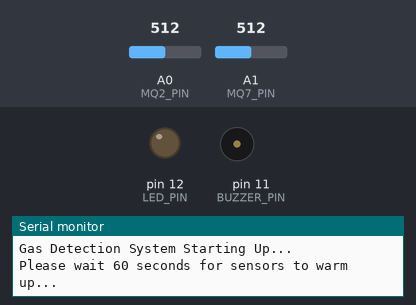
The sketch below on a simulated Arduino Uno, built with avr-gcc and run on an emulated ATmega328P. On the bench: output pins drawn as LEDs (lit = HIGH), buzzer (waves = sounding, pin HIGH), the last lines printed to the serial monitor. Inputs (shaded band) come from the test bench; at power-on: A0 (MQ2_PIN) = 512, A1 (MQ7_PIN) = 512.

Above: at 0.1 s.
At 60.1 s:
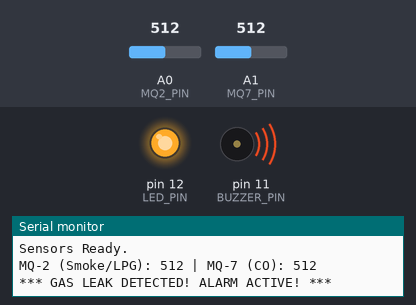
Timing chart, 0 to 61.6 s (numbered marks = the images above):
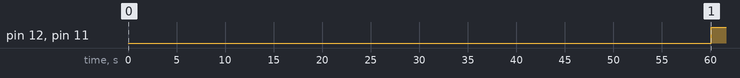

The sketch:

gas_detection_ard_mq7.ino
```cpp
// --- Pin Definitions ---
const int MQ2_PIN = A0;
const int MQ7_PIN = A1;
const int BUZZER_PIN = 11;
const int LED_PIN = 12;

const int MQ2_THRESHOLD = 300; // Example threshold for MQ-2 (LPG, Smoke)
const int MQ7_THRESHOLD = 550; // Example threshold for MQ-7 (CO)

void setup() {

  pinMode(BUZZER_PIN, OUTPUT);
  pinMode(LED_PIN, OUTPUT);


  Serial.begin(9600);

  Serial.println("Gas Detection System Starting Up...");
  Serial.println("Please wait 60 seconds for sensors to warm up...");


  digitalWrite(BUZZER_PIN, LOW);
  digitalWrite(LED_PIN, LOW);


  delay(60000);

  Serial.println("Sensors Ready.");
}

void loop() {

  int mq2_value = analogRead(MQ2_PIN);
  int mq7_value = analogRead(MQ7_PIN);


  Serial.print("MQ-2 (Smoke/LPG): ");
  Serial.print(mq2_value);
  Serial.print(" | MQ-7 (CO): ");
  Serial.println(mq7_value);


  if (mq2_value > MQ2_THRESHOLD || mq7_value > MQ7_THRESHOLD) {

    Serial.println("*** GAS LEAK DETECTED! ALARM ACTIVE! ***");
    digitalWrite(BUZZER_PIN, HIGH);
    digitalWrite(LED_PIN, HIGH);
  } else {

    digitalWrite(BUZZER_PIN, LOW);
    digitalWrite(LED_PIN, LOW);
  }

  delay(1000);
}
```

Measured:
- by itself, pin 12 (LED_PIN), pin 11 (BUZZER_PIN): LOW → HIGH at 60.1 s
